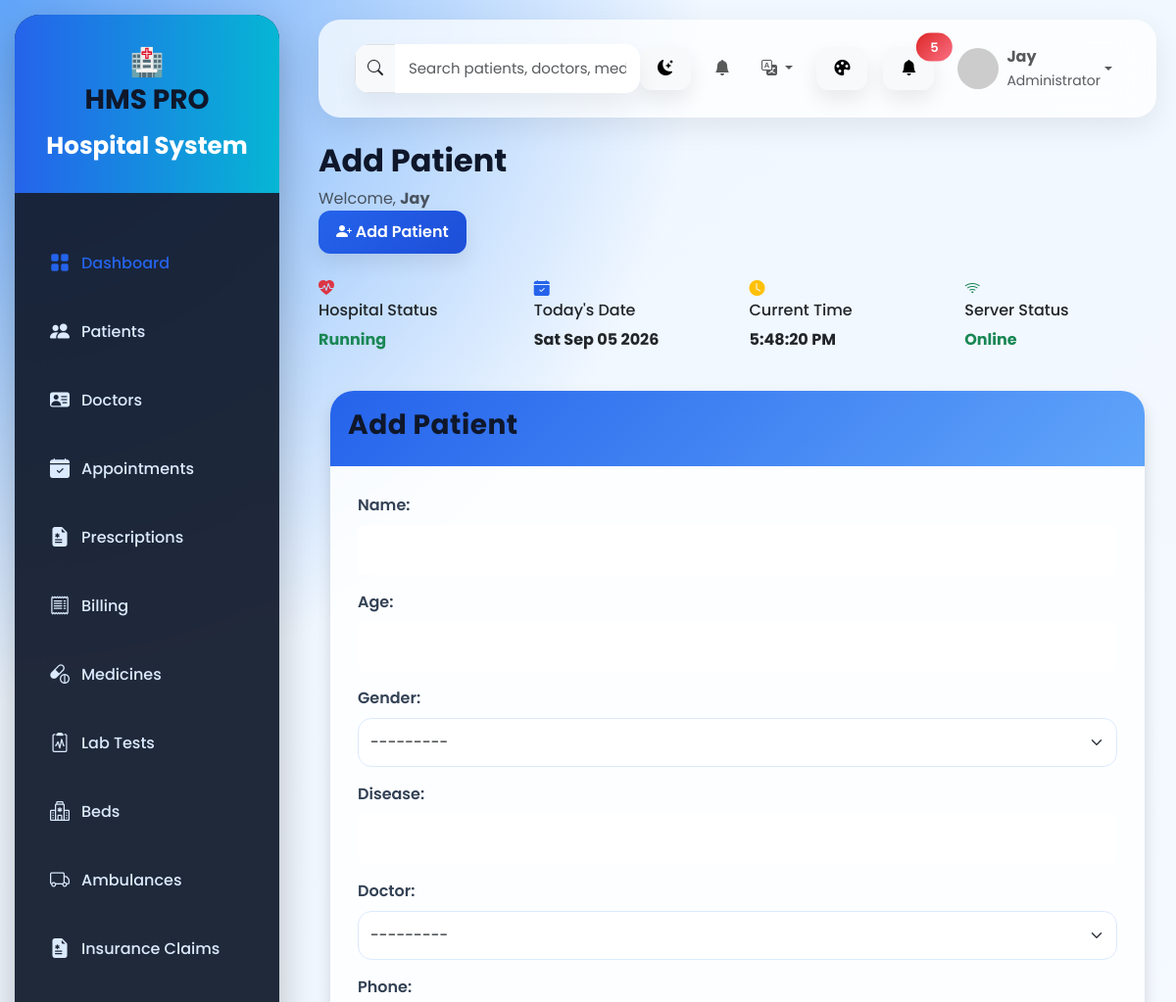
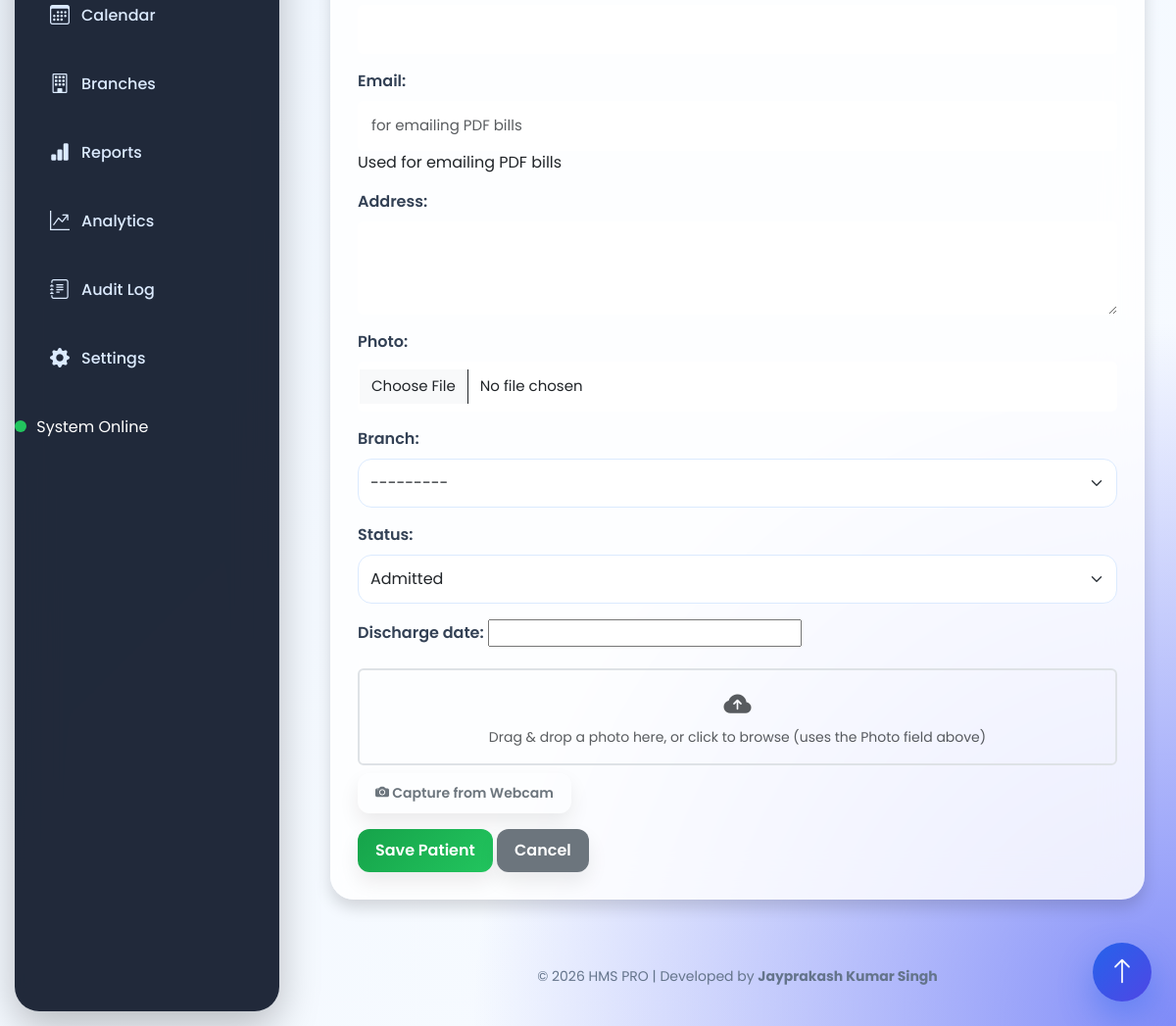
Screenshot of /patients/add/ (signed in) with the database file from the repository (2 pictures, top to bottom).
### Hospital/models.py (models this page shows, shortened)
class Doctor(models.Model):
    doctor_id = models.CharField(
        max_length=10,
        unique=True,
        editable=False,
        blank=True
    )
    GENDER = (
        ('Male', 'Male'),
        ('Female', 'Female'),
        ('Other', 'Other'),
    )
    name = models.CharField(max_length=100)
    age = models.PositiveIntegerField()
    gender = models.CharField(max_length=10, choices=GENDER)
    department = models.CharField(max_length=100)
    qualification = models.CharField(max_length=150)
    experience = models.PositiveIntegerField(help_text="Years")
    phone = models.CharField(max_length=15)
    email = models.EmailField()
    address = models.TextField()
    photo = models.ImageField(
        upload_to="doctors/",
        blank=True,
        null=True,
        validators=[validate_file_size]
    )
    joining_date = models.DateField(auto_now_add=True)
    branch = models.ForeignKey(
        "Branch",
        on_delete=models.SET_NULL,
        null=True,
        blank=True,
        related_name="doctors"
    )
    def __str__(self):
        return f"{self.doctor_id} - {self.name}"

### Hospital/views.py (the view)
# urls.py: path("patients/add/", views.add_patient, name="add_patient"),
@login_required
@permission_required("Hospital.add_patient", raise_exception=True)
def add_patient(request):
    if request.method == "POST":
        form = PatientForm(
            request.POST,
            request.FILES
        )
        if form.is_valid():
            form.save()
            return redirect("view_patient")
    else:
        form = PatientForm()
    return render(
        request,
        "Hospital/add_patient.html",
        {
            "form": form
        }
    )

### Hospital/templates/Hospital/add_patient.html (shortened to what this page needs)
{% extends 'Hospital/base.html' %}
{% block page_title %}
Add Patient
{% endblock %}
{% block content %}
<div class="container-fluid">
    <div class="card shadow">
        <div class="card-header bg-primary text-white">
            <h3>Add Patient</h3>
        </div>
        <div class="card-body">
            <form method="POST" enctype="multipart/form-data">
                {{ form.as_p }}
                {% include 'Hospital/_photo_capture_widget.html' %}
                <button type="submit" class="btn btn-success">
                    Save Patient
                </button>
                <a href="{% url 'view_patient' %}" class="btn btn-secondary">
                    Cancel
                </a>
            </form>
        </div>
    </div>
</div>
{% endblock %}

### Hospital/templates/Hospital/base.html (shortened to what this page needs)
{% load static %}
{% load i18n %}
<!DOCTYPE html>
<html lang="{{ LANGUAGE_CODE }}">
<head>
    <link href="https://cdn.jsdelivr.net/npm/bootstrap@5.3.3/dist/css/bootstrap.min.css"
          rel="stylesheet">
    <link href="https://cdn.jsdelivr.net/npm/bootstrap-icons@1.11.3/font/bootstrap-icons.css"
          rel="stylesheet">
    <link rel="stylesheet"
          href="{% static 'css/style.css' %}">
</head>
<body>
<div class="wrapper">
<aside class="sidebar">
    <div class="logo">
        <div class="logo-icon">
            🏥
        </div>
        <div>
            <h3>HMS PRO</h3>
            <small>Hospital System</small>
        </div>
    </div>
    <ul class="nav flex-column mt-4">
        <li class="nav-item">
            <a href="{% url 'dashboard' %}" class="nav-link active">
                <i class="bi bi-grid-fill"></i>
                <span>{% trans "Dashboard" %}</span>
            </a>
        </li>
        {% if perms.Hospital.view_patient %}
        <li class="nav-item">
            <a href="{% url 'view_patient' %}" class="nav-link">
                <i class="bi bi-people-fill"></i>
                <span>{% trans "Patients" %}</span>
            </a>
        </li>
        {% endif %}
        {% if perms.Hospital.view_doctor %}
        <li class="nav-item">
            <a href="{% url 'doctor_list' %}" class="nav-link">
                <i class="bi bi-person-vcard-fill"></i>
                <span>{% trans "Doctors" %}</span>
            </a>
        </li>
        {% endif %}
        {% if perms.Hospital.view_appointment %}
        <li class="nav-item">
            <a href="{% url 'appointment_list' %}" class="nav-link">
                <i class="bi bi-calendar-check-fill"></i>
                <span>{% trans "Appointments" %}</span>
            </a>
        </li>
        <li class="nav-item">
            <a href="{% url 'prescription_list' %}" class="nav-link">
            <i class="bi bi-file-earmark-medical-fill"></i>
            <span>{% trans "Prescriptions" %}</span>
        </a>
    </li>
        {% endif %}
        {% if perms.Hospital.view_bill %}
        <li class="nav-item">
            <a href="{% url 'bill_list' %}" class="nav-link">
                <i class="bi bi-receipt"></i>
                <span>{% trans "Billing" %}</span>
            </a>
        </li>
        {% endif %}
        {% if perms.Hospital.view_medicine %}
        <li class="nav-item">
            <a href="{% url 'medicine_list' %}" class="nav-link">
                <i class="bi bi-capsule-pill"></i>
                <span>{% trans "Medicines" %}</span>
            </a>
        </li>
        {% endif %}
        {% if perms.Hospital.view_labtest %}
        <li class="nav-item">
            <a href="{% url 'lab_test_list' %}" class="nav-link">
                <i class="bi bi-clipboard2-pulse"></i>
                <span>{% trans "Lab Tests" %}</span>
            </a>
        </li>
        {% endif %}
        {% if perms.Hospital.view_bed %}
        <li class="nav-item">
            <a href="{% url 'bed_list' %}" class="nav-link">
                <i class="bi bi-hospital"></i>
                <span>{% trans "Beds" %}</span>
            </a>
        </li>
        {% endif %}
        {% if perms.Hospital.view_ambulance %}
        <li class="nav-item">
            <a href="{% url 'ambulance_list' %}" class="nav-link">
                <i class="bi bi-truck"></i>
                <span>{% trans "Ambulances" %}</span>
            </a>
        </li>
        {% endif %}
        {% if perms.Hospital.view_insuranceclaim %}
        <li class="nav-item">
            <a href="{% url 'insurance_claim_list' %}" class="nav-link">
                <i class="bi bi-file-earmark-medical-fill"></i>
                <span>{% trans "Insurance Claims" %}</span>
            </a>
        </li>
        {% endif %}
        {% if perms.Hospital.view_appointment %}
        <li class="nav-item">
            <a href="{% url 'doctor_calendar' %}" class="nav-link">
                <i class="bi bi-calendar3"></i>
                <span>{% trans "Calendar" %}</span>
            </a>
        </li>
        {% endif %}
        {% if request.user.is_superuser %}
        <li class="nav-item">
            <a href="{% url 'branch_list' %}" class="nav-link">
                <i class="bi bi-building"></i>
                <span>{% trans "Branches" %}</span>
            </a>
        </li>
        {% endif %}
        {% if request.user.is_superuser %}
        <li class="nav-item">
            <a href="{% url 'reports' %}" class="nav-link">
                <i class="bi bi-bar-chart-fill"></i>
                <span>{% trans "Reports" %}</span>
            </a>
        </li>
        {% endif %}
        {% if request.user.is_superuser %}
        <li class="nav-item">
            <a href="{% url 'hospital_analytics' %}" class="nav-link">
                <i class="bi bi-graph-up-arrow"></i>
                <span>{% trans "Analytics" %}</span>
            </a>
        </li>
        {% endif %}
        {% if request.user.is_superuser %}
        <li class="nav-item">
            <a href="{% url 'audit_log_list' %}" class="nav-link">
                <i class="bi bi-journal-text"></i>
                <span>{% trans "Audit Log" %}</span>
            </a>
        </li>
        {% endif %}
        {% if request.user.is_superuser %}
        <li class="nav-item">
            <a href="{% url 'settings' %}" class="nav-link">
                <i class="bi bi-gear-fill"></i>
                <span>{% trans "Settings" %}</span>
            </a>
        </li>
        {% endif %}
    </ul>
    <div class="sidebar-footer">
        <div class="status-online"></div>
        <span>
            System Online
        </span>
    </div>
</aside>
<div class="main">
<nav class="navbar navbar-expand-lg">
    <div class="container-fluid">
        <form class="search-box" method="GET" action="{% url 'global_search' %}">
            <div class="input-group">
                <span class="input-group-text">
                    <i class="bi bi-search"></i>
                </span>
                <input
                    type="text"
                    name="q"
                    class="form-control"
                    placeholder="Search patients, doctors, medicines...">
            </div>
        </form>
        <ul class="navbar-nav ms-auto align-items-center">
            <li class="nav-item me-3">
                <button class="btn btn-light"
                        onclick="toggleDarkMode()">
                    <i class="bi bi-moon-stars-fill"></i>
                </button>
            </li>
            <li class="nav-item dropdown me-3">
                <a class="nav-link position-relative" href="#" data-bs-toggle="dropdown" id="notifBellToggle">
                    <i class="bi bi-bell-fill"></i>
                </a>
            </li>
            <li class="nav-item dropdown me-3">
                <a class="nav-link dropdown-toggle" href="#" data-bs-toggle="dropdown">
                    <i class="bi bi-translate"></i>
                </a>
                    {% get_current_language as CURRENT_LANGUAGE %}
                    {% get_available_languages as AVAILABLE_LANGUAGES %}
            </li>
            <li class="nav-item me-3">
                <button class="btn btn-light" data-bs-toggle="offcanvas" data-bs-target="#themeCustomizer">
                    <i class="bi bi-palette-fill"></i>
                </button>
            </li>
            <li class="nav-item me-3">
                <button class="btn btn-light position-relative">
                    <i class="bi bi-bell-fill"></i>
                    <span class="position-absolute top-0 start-100 translate-middle badge rounded-pill bg-danger">
                        5
                    </span>
                </button>
            </li>
            <li class="nav-item dropdown">
                <a class="nav-link dropdown-toggle d-flex align-items-center"
                   href="#"
                   role="button"
                   data-bs-toggle="dropdown">
                    <img src="https://ui-avatars.com/api/?name={{ request.user.username }}&background=2563eb&color=fff"
                         class="rounded-circle me-2"
                         width="42"
                         height="42">
                    <div class="text-start">
                        <strong>
                            {% if request.user.is_authenticated %}
                                {{ request.user.username }}
                            {% else %}
                                Guest
                            {% endif %}
                        </strong>
                        <br>
                        <small class="text-muted">
                            {% if request.user.groups.first %}
                                {{ request.user.groups.first.name }}
                            {% elif request.user.is_superuser %}
                                Administrator
                            {% else %}
                                User
                            {% endif %}
                        </small>
                    </div>
                </a>
            </li>
        </ul>
    </div>
</nav>
<div class="page-header mb-4">
    <div>
        <h2 class="fw-bold">
            {% block page_title %}{% endblock %}
        </h2>
        <p class="text-muted mb-0">
            Welcome,
            <strong>{{ request.user.username }}</strong>
        </p>
    </div>
    <div>
        {% if perms.Hospital.add_patient %}
        <a href="{% url 'add_patient' %}"
           class="btn btn-primary">
            <i class="bi bi-person-plus-fill"></i>
            Add Patient
        </a>
        {% elif perms.Hospital.add_appointment %}
        <a href="{% url 'add_appointment' %}"
           class="btn btn-primary">
            <i class="bi bi-calendar-plus-fill"></i>
            New Appointment
        </a>
        {% elif perms.Hospital.add_medicine %}
        <a href="{% url 'add_medicine' %}"
           class="btn btn-primary">
            <i class="bi bi-capsule-pill"></i>
            Add Medicine
        </a>
        {% else %}
        <button class="btn btn-secondary" disabled>
            <i class="bi bi-lock-fill"></i>
            No Quick Action
        </button>
        {% endif %}
    </div>
</div>
<div class="row mb-4">
    <div class="col-lg-3 col-md-6 mb-3">
        <div class="mini-card">
            <i class="bi bi-heart-pulse-fill text-danger"></i>
            <div>
                <h6>Hospital Status</h6>
                <strong class="text-success">
                    Running
                </strong>
            </div>
        </div>
    </div>
    <div class="col-lg-3 col-md-6 mb-3">
        <div class="mini-card">
            <i class="bi bi-calendar-check-fill text-primary"></i>
            <div>
                <h6>Today's Date</h6>
                <strong id="todayDate"></strong>
            </div>
        </div>
    </div>
    <div class="col-lg-3 col-md-6 mb-3">
        <div class="mini-card">
            <i class="bi bi-clock-fill text-warning"></i>
            <div>
                <h6>Current Time</h6>
                <strong id="clock"></strong>
            </div>
        </div>
    </div>
    <div class="col-lg-3 col-md-6 mb-3">
        <div class="mini-card">
            <i class="bi bi-wifi text-success"></i>
            <div>
                <h6>Server Status</h6>
                <strong class="text-success">
                    Online
                </strong>
            </div>
        </div>
    </div>
</div>
<div class="content-wrapper">
    {% block content %}
    {% endblock %}
</div>
<footer class="footer mt-5">
    <div class="text-center">
        © 2026 HMS PRO |
        Developed by
        <strong>Jayprakash Kumar Singh</strong>
    </div>
</footer>
<div class="floating-btn" title="Back to Top">
    <i class="bi bi-arrow-up"></i>
</div>
</div>
</div>
</body>
</html>

### rows the page displays
Doctor: gender "---------", doctor "---------", branch "---------"

### other values shown
{{ request.user.username }} "Jay"
